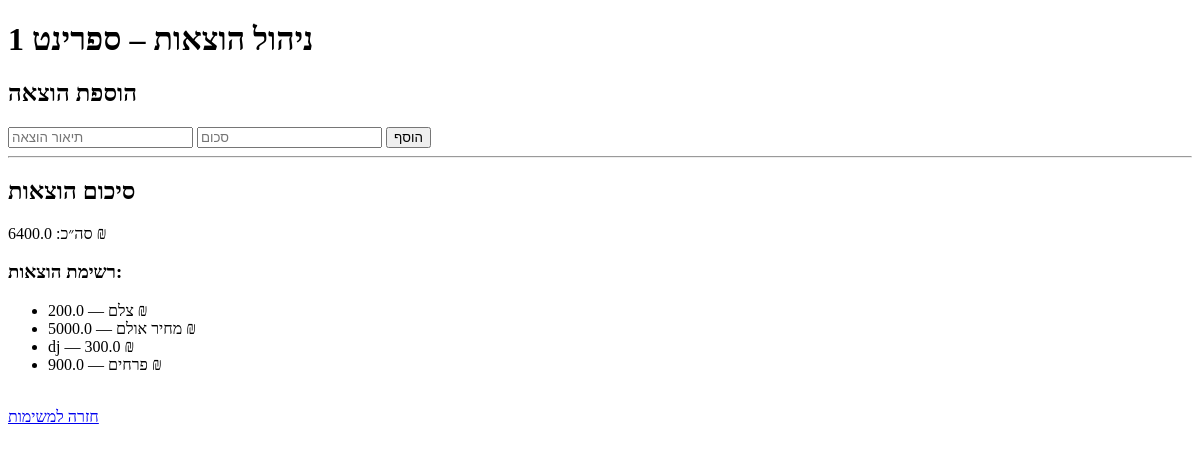
The page /budget on the database as committed earlier.
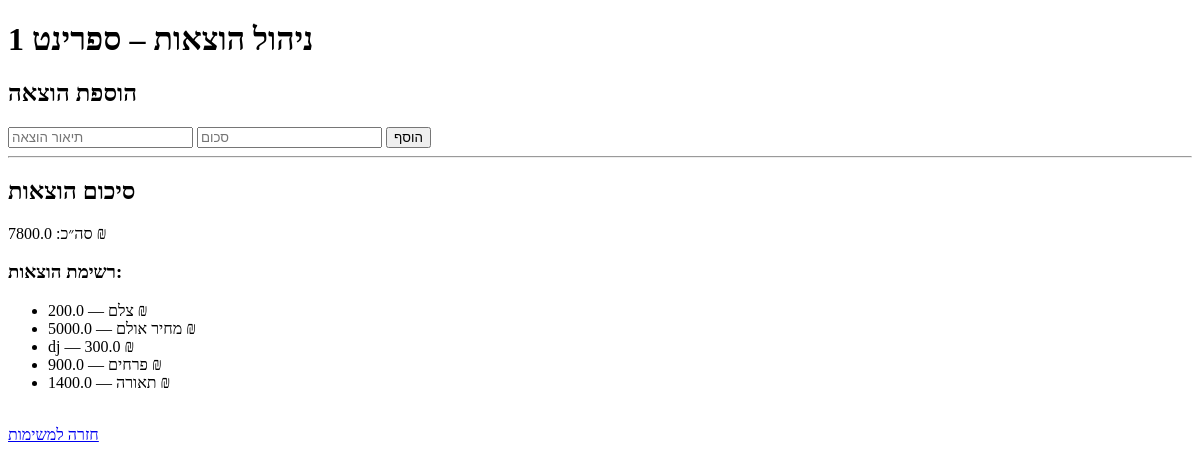
The same page on the database as committed later.
### tables this page shows
CREATE TABLE expenses (
    id INTEGER PRIMARY KEY AUTOINCREMENT,
    description TEXT NOT NULL,
    amount REAL NOT NULL
);

### app.py (the view)
@app.route("/budget", methods=["GET"])
def budget_page():
    conn = get_db_connection()
    expenses = conn.execute('SELECT * FROM expenses').fetchall()
    total = sum(expense['amount'] for expense in expenses)
    conn.close()
    return render_template("budget.html", expenses=expenses, total=total)

### app.py (called while the page is built)
def get_db_connection():
    conn = sqlite3.connect('database.db')
    conn.row_factory = sqlite3.Row  # מאפשר גישה לעמודות בשם
    return conn

### templates/budget.html (shortened to what this page needs)
<!DOCTYPE html>
<html lang="he">
<head>
</head>
<body>
    <h1>ניהול הוצאות – ספרינט 1</h1>
    <h2>הוספת הוצאה</h2>
    <form action="/budget/add" method="post">
        <input type="text" name="description" placeholder="תיאור הוצאה" required>
        <input type="number" step="0.01" name="amount" placeholder="סכום" required>
        <button type="submit">הוסף</button>
    </form>
    <hr>
    <h2>סיכום הוצאות</h2>
    <p>סה״כ: {{ total }} ₪</p>
    <h3>רשימת הוצאות:</h3>
    {% if expenses %}
        <ul>
            {% for e in expenses %}
                <li>{{ e.description }} — {{ e.amount }} ₪</li>
            {% endfor %}
        </ul>
    {% else %}
        <p>אין הוצאות עדיין.</p>
    {% endif %}
    <br>
    <a href="/tasks">חזרה למשימות</a>
</body>
</html>

Rows that differ between the two databases and show on the page:
added expenses: description "תאורה", amount "1400.0"
Other text that changed with them:
{{ total }}: "6400.0" → "7800.0"
